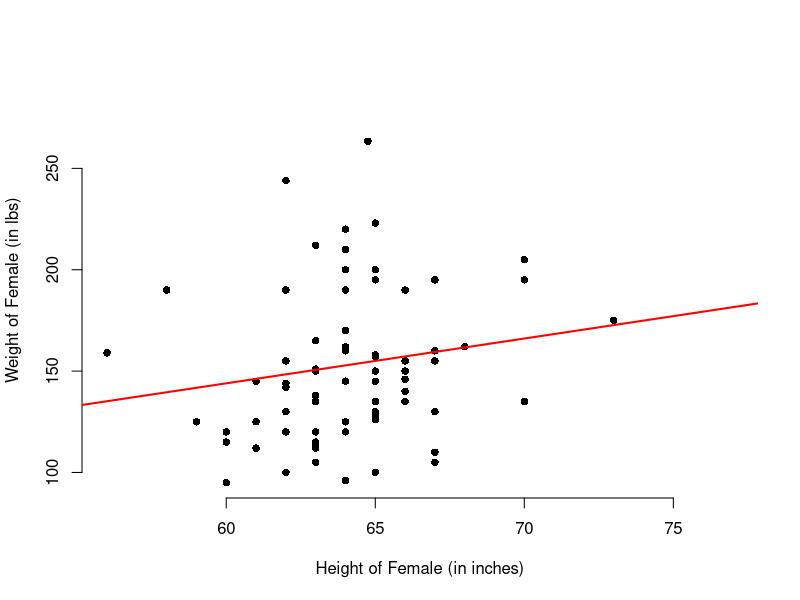
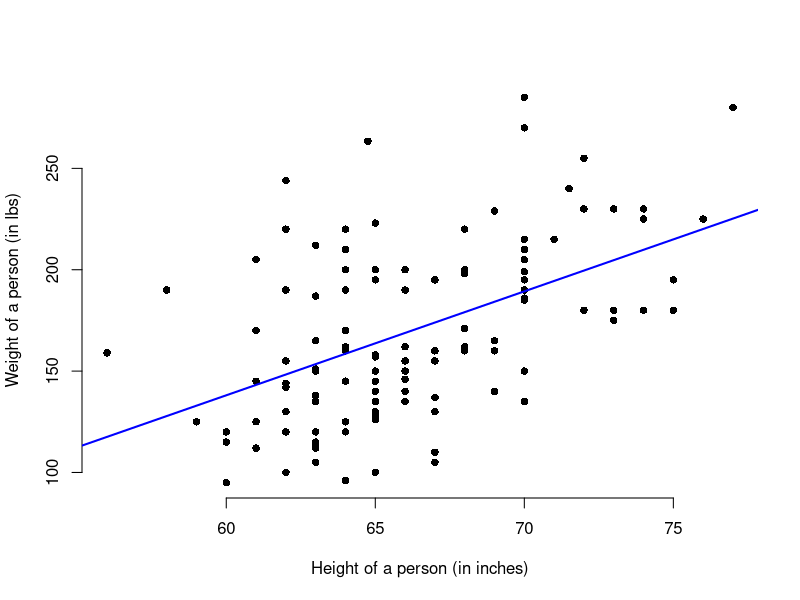

Reproduce these figures in R, in order.
## ---- chunk 1
knitr::opts_chunk$set(echo = FALSE)
## ---- chunk 2
data_fm<-read.csv("enmu_fm.csv")
data_f<-read.csv("enmu_f.csv")
summary(data_fm)
modelF<-lm(Weight~Height, data = data_f)
modelFm<-lm(Weight~Height, data = data_fm)
paste0("weight_F=", round(coef(modelF)[1],2) , "+" , round(coef(modelFm)[2],2) , "*" , "height_F")
paste0("weight=", round(coef(modelFm)[1],2) , "+" , round(coef(modelFm)[2],2) , "*" , "height")
## ---- chunk 3
plot(data_f$Height, data_f$Weight, xlab = "Height of Female (in inches)", 
         ylab = "Weight of Female (in lbs)", bty="n", pch=16,
         xlim = c(56,77), ylim = c(95, 285))
      abline(modelF, col="red", lwd=2)
## ---- chunk 4
plot(data_fm$Height, data_fm$Weight, xlab = "Height of a person (in inches)", 
         ylab = "Weight of a person (in lbs)", bty="n", pch=16,
         xlim = c(56,77), ylim = c(95, 285))
      abline(modelFm, col="blue", lwd=2)
